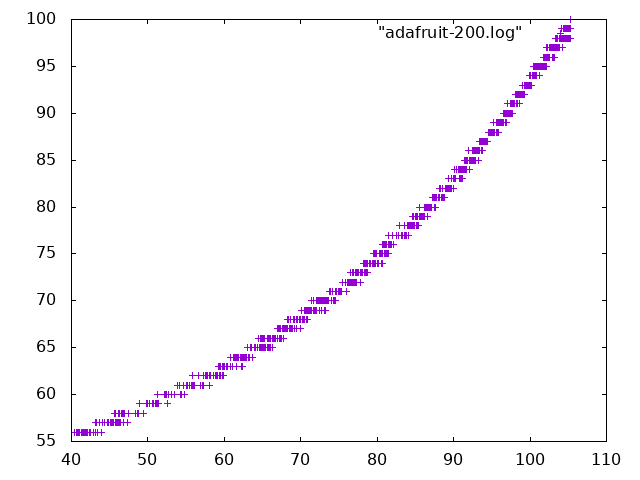

Write gnuplot code to recreate this figure.
set terminal png
#set logscale y
#set logscale x
set output "adafruit-200.png"
plot [40:] "adafruit-200.log"

